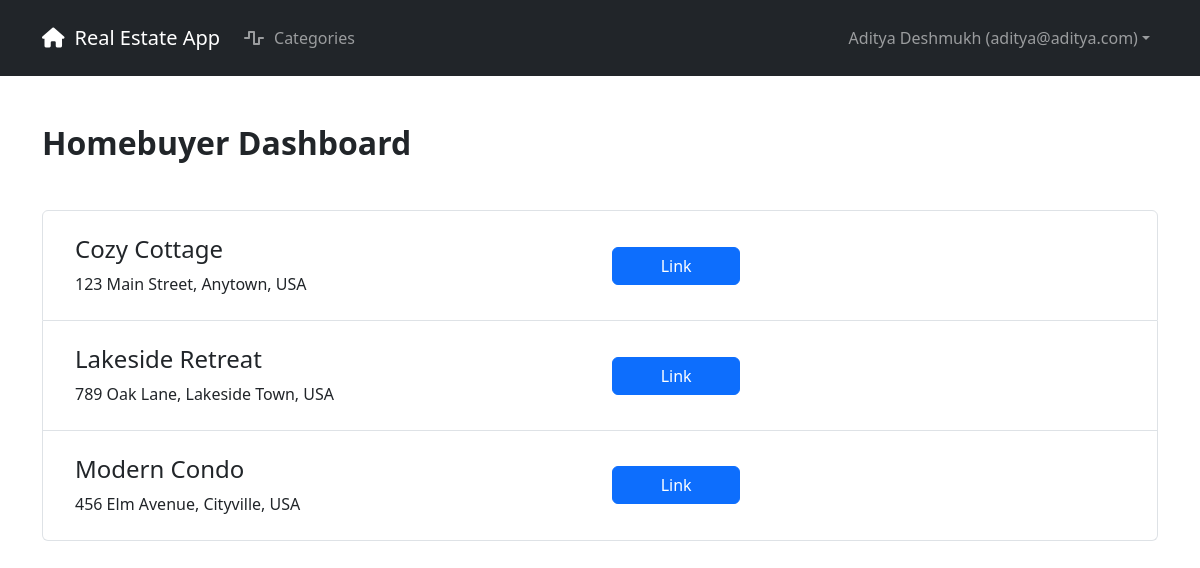
The app's page / (signed in), older data.
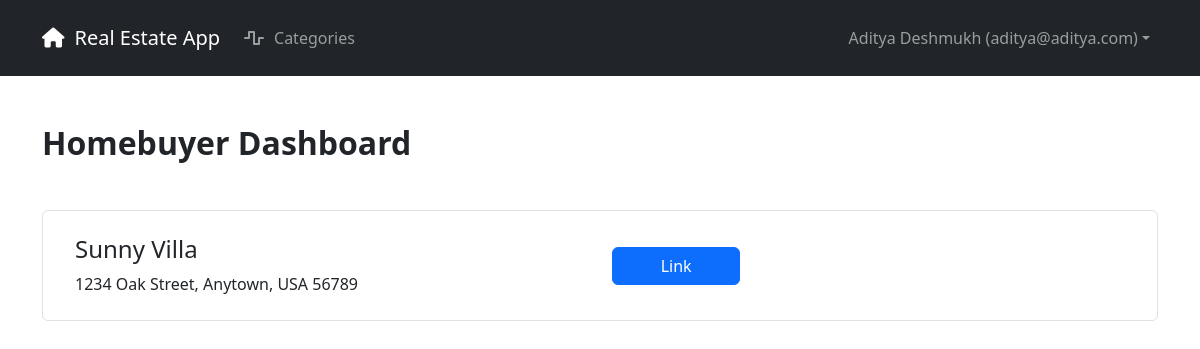
The same page, newer data.
### realestate/apps/appauth/models.py (models this page shows, shortened)
class User(AbstractUser, PermissionsMixin):
    id = models.UUIDField(primary_key=True, default=uuid.uuid4, editable=False)
    email = models.EmailField(
        unique=True,
        verbose_name="Email Address",
        error_messages={"unique": ("A user with this email already exists.")},
    )
    first_name = models.CharField(max_length=30, verbose_name="First Name")
    last_name = models.CharField(max_length=30, verbose_name="Last Name")
    phone = models.CharField(
        max_length=10,
        verbose_name="Phone Number",
        blank=True,
        validators=[
            RegexValidator(
                regex="^[0-9-()+]{10,20}$",
                message=("Please enter a valid phone number."),
                code="phone_format",
            )
        ],
    )
    is_staff = models.BooleanField(
        default=False,
        help_text=("Designates whether the user can log into this admin site."),
        verbose_name="Staff Status",
    )
    is_active = models.BooleanField(
        default=True,
        help_text=(
            "Designates whether this user should be treated as active. Unselect this instead of deleting accounts."
        ),
        verbose_name="Active",
    )
    objects = UserManager()
    EMAIL_FIELD = "email"
    USERNAME_FIELD = "email"
    REQUIRED_FIELDS = ["first_name", "last_name"]
    _ALL_TYPES_ALLOWED = set(["Homebuyer", "Realtor"])
    _HOMEBUYER_ONLY = set(["Homebuyer"])
    _REALTOR_ONLY = set(["Realtor"])
    class Meta:
        verbose_name = "User"
        verbose_name_plural = "Users"
    def get_full_name(self):
        return f"{self.first_name} {self.last_name}".strip()
    @property
    def role_object(self):
        has_homebuyer = hasattr(self, "homebuyer")
        has_realtor = hasattr(self, "realtor")
        if has_homebuyer:
            if has_realtor:
                raise IntegrityError(
                    f"User {str(self)} is registered as both a Homebuyer and a Realtor, which is not valid."
                )
            return self.homebuyer
        elif has_realtor:
            return self.realtor
        return None

### realestate/apps/core/models.py (models this page shows, shortened)
class BaseModel(models.Model):
    id = models.UUIDField(primary_key=True, default=uuid.uuid4, editable=False)
    class Meta:
        abstract = True

class ValidateCategoryCoupleMixin(object):
    def _validate_categories_and_couples(self):
        if not self.pk:
            return
        category_couple_ids = set(self.categories.values_list("couple", flat=True))
        if category_couple_ids:
            if (
                len(category_couple_ids) > 1
                or self.couple_id not in category_couple_ids
            ):
                raise ValidationError("Invalid categories for this couple.")
        return

class House(BaseModel, ValidateCategoryCoupleMixin):
    _NICKNAME_MIN_LENGTH = 1
    nickname = models.CharField(max_length=128, verbose_name="Nickname")
    address = models.TextField(blank=True, verbose_name="Address")
    couple = models.ForeignKey(
        "core.Couple", verbose_name="Couple", on_delete=models.CASCADE
    )
    categories = models.ManyToManyField(
        "core.Category", through="core.Grade", verbose_name="Categories"
    )
    def __str__(self):
        return self.nickname
    def evaluation_url(self):
        return reverse("eval", kwargs={"house_id": self.id})
    class Meta:
        ordering = ["nickname"]
        unique_together = (("nickname", "couple"),)
        verbose_name = "House"
        verbose_name_plural = "Houses"

### realestate/apps/core/views.py (the view)
# urls.py: path("", CoreViews.HomeView.as_view(), name="home"),
class HomeView(BaseView):
    def get(self, request, *args, **kwargs):
        if Realtor.objects.filter(user=request.user).exists():
            return render(request, "core/realtorHome.html")
        couple = Couple.objects.filter(homebuyer__user=request.user).first()
        house = House.objects.filter(couple=couple)
        return render(
            request, "core/homebuyerHome.html", {"couple": couple, "house": house}
        )

### realestate/apps/core/models.py (called while the page is built)
    @property
    def role_type(self):
        return "Homebuyer"

### realestate/apps/core/views.py (called while the page is built)
    def _permission_check(self, request, role, *args, **kwargs):
        return True

    @method_decorator(login_required)
    def dispatch(self, request, *args, **kwargs):
        role = request.user.role_object
        if role.role_type in self._USER_TYPES_ALLOWED:
            if self._permission_check(request, role, *args, **kwargs):
                return super(BaseView, self).dispatch(request, *args, **kwargs)
        raise PermissionDenied

### realestate/templates/core/homebuyerHome.html (shortened to what this page needs)
{% extends "base.html" %}
{% load django_bootstrap5 %}
{% block body %}
    <div class="mt-5">
        <h2>
            <strong>Homebuyer Dashboard</strong>
        </h2>
        <ul class="list-group mt-5">
            {% for home in house %}
                <li class="list-group-item">
                    <div class="row d-flex align-items-center my-3 mx-1">
                        <div class="col-sm-6">
                            <h4>{{ home }}</h4>
                            <p class="m-0">{{ home.address }}</p>
                        </div>
                        <div class="col-sm-6">
                            <p class="m-0">
                                <a href="{{ home.evaluation_url }}"
                                   role="button"
                                   class="btn btn-primary w-25">Link</a>
                            </p>
                        </div>
                    </div>
                </li>
            {% endfor %}
        </ul>
    </div>
{% endblock body %}

### realestate/templates/base.html (shortened to what this page needs)
{% load django_bootstrap5 %}
{% load static %}
<!DOCTYPE html>
<html>
    <head>
        {% bootstrap_css %}
    </head>
    <body>
        <nav class="navbar navbar-expand-lg navbar-dark bg-dark">
            <div class="container container-fluid">
                <div class="navbar-header d-flex align-items-center" style="height:60px">
                    <a class="navbar-brand" href="{% url 'home' %}">
                        <i class="fa-solid fa-house" style="margin-right:10px"></i>Real Estate App
                    </a>
                </div>
                <div class="collapse navbar-collapse" id="navbarSupportedContent">
                    <ul class="navbar-nav me-auto mb-2 mb-lg-0">
                        {% if user.is_authenticated %}
                            <li class="nav-item">
                                <a href="#" class="nav-link">
                                    <i class="fa-solid fa-wave-square" style="margin-right:10px"></i>Categories
                                </a>
                            </li>
                        {% endif %}
                    </ul>
                    <ul class="nav navbar-nav navbar-right">
                        {% if user.is_authenticated %}
                            <li class="nav-item dropdown">
                                <a class="nav-link dropdown-toggle"
                                   href="#"
                                   id="navbarDarkDropdownMenuLink"
                                   role="button"
                                   data-bs-toggle="dropdown"
                                   aria-expanded="false">{{ user.get_full_name|default:"User" }} ({{ user.email }})</a>
                            </li>
                        {% else %}
                            <li>
                                <a href="{% url 'login' %}" class="nav-link">
                                    <i class="fa-solid fa-right-to-bracket" style="margin-right:10px"></i>Login
                                </a>
                            </li>
                        {% endif %}
                    </ul>
                </div>
            </div>
        </nav>
        <div class="container">
            {% block body %}
            {% endblock body %}
        </div>
    </body>
</html>

Row changes from the older to the newer data that the page shows:
removed House: nickname "Cozy Cottage", address "123 Main Street, Anytown, USA"
removed House: nickname "Lakeside Retreat", address "789 Oak Lane, Lakeside Town, USA"
removed House: nickname "Modern Condo", address "456 Elm Avenue, Cityville, USA"
added House: nickname "Sunny Villa", address "1234 Oak Street, Anytown, USA 56789"
